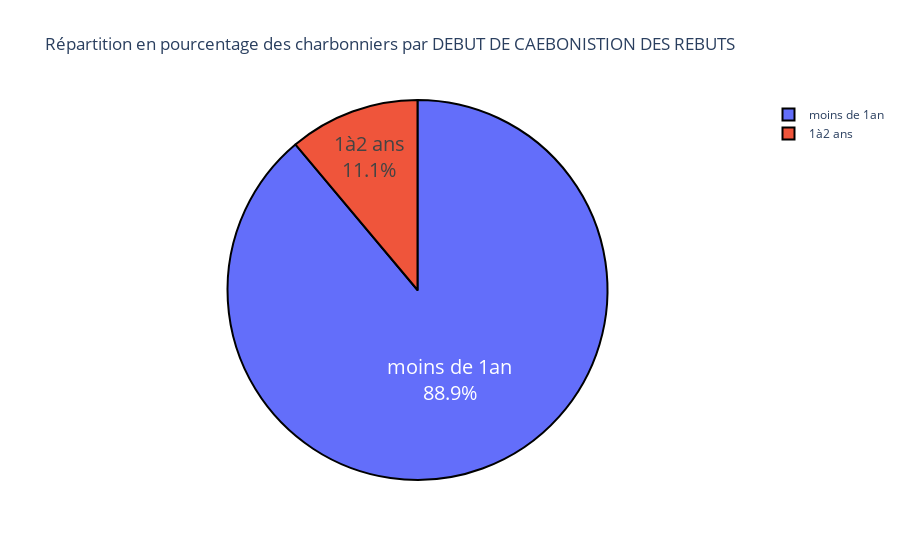

Notebook cell for this chart:
### Code cell
pie_diagramme(data=data_charbonnier,col="DEBUT DE CAEBONISTION DES REBUTS")

### Figure 1 — Plotly figure (JSON) as saved in the notebook; plotly's stock layout.template omitted (floating-point values rounded to 4 significant figures)
{"data": [{"customdata": [["moins de 1an"], ["1à2 ans"]], "domain": {"x": [0, 1], "y": [0, 1]}, "hovertemplate": "DEBUT DE CAEBONISTION DES REBUTS=%{customdata[0]}<br>proportion=%{value}<extra></extra>", "labels": ["moins de 1an", "1à2 ans"], "legendgroup": "", "marker": {"colors": ["#636efa", "#EF553B"], "line": {"color": "#000000", "width": 2}}, "name": "", "showlegend": true, "textfont": {"size": 20}, "textinfo": "percent+label", "textposition": "inside", "type": "pie", "values": [0.8889, 0.1111]}], "layout": {"legend": {"tracegroupgap": 0}, "title": {"text": "Répartition en pourcentage des charbonniers par DEBUT DE CAEBONISTION DES REBUTS"}}}
